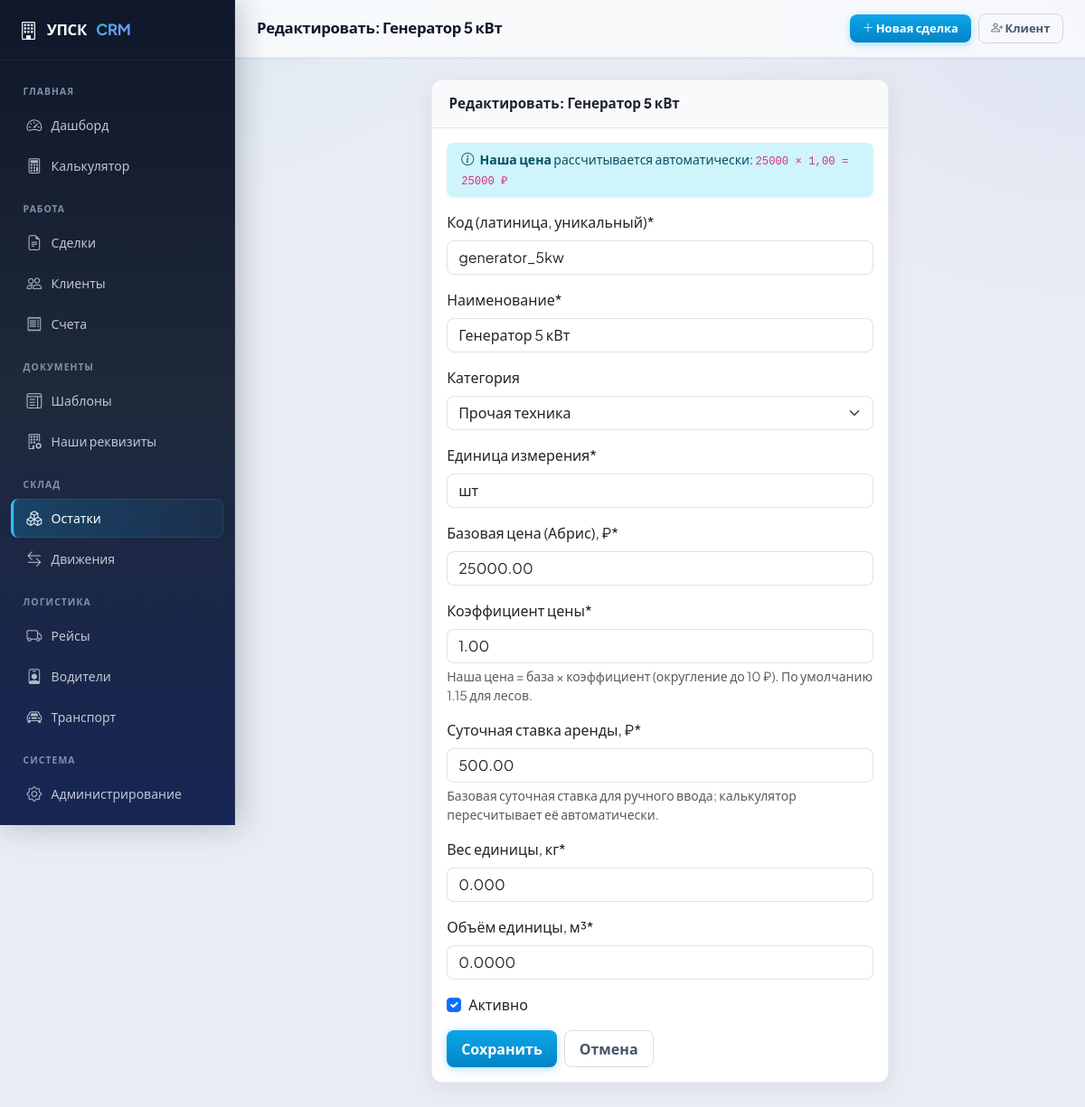
The app's page /equipment/types/11/edit/ with its own data.
### equipment/models.py (models this page shows, shortened)
class EquipmentType(models.Model):
    code = models.CharField('Код', max_length=50, unique=True)
    name = models.CharField('Наименование', max_length=200)
    category = models.ForeignKey(
        'pricing.EquipmentCategory', on_delete=models.SET_NULL,
        null=True, blank=True, related_name='equipment_types',
        verbose_name='Категория',
    )
    unit = models.CharField('Ед. изм.', max_length=20, default='шт')
    base_price = models.DecimalField(
        'Рыночная стоимость ед.', max_digits=10, decimal_places=2, default=0,
    )
    price_coefficient = models.DecimalField(
        'Коэффициент цены', max_digits=5, decimal_places=2, default=1.0,
    )
    daily_rental_rate = models.DecimalField(
        'Суточная ставка аренды (руб.)', max_digits=10, decimal_places=2, default=0,
    )
    weight_per_unit = models.DecimalField('Вес ед. (кг)', max_digits=8, decimal_places=3, default=0)
    volume_per_unit = models.DecimalField('Объём ед. (м3)', max_digits=8, decimal_places=4, default=0)
    is_active = models.BooleanField('Активно', default=True)
    class Meta:
        verbose_name = 'Тип оборудования'
        verbose_name_plural = 'Типы оборудования'
        ordering = ['name']
    @property
    def unit_price(self):
        price = float(self.base_price) * float(self.price_coefficient)
        return int(math.ceil(price / 10) * 10)

### pricing/models.py (models this page shows, shortened)
class EquipmentCategory(models.Model):
    name = models.CharField('Название', max_length=100)
    algorithm_code = models.CharField(
        'Алгоритм расчёта', max_length=50,
        choices=ALGORITHM_CHOICES, default='daily_rate',
    )
    deposit_pct_default = models.DecimalField(
        'Залог % (по умолч.)', max_digits=5, decimal_places=2, default=10,
    )
    use_city_coeff = models.BooleanField('Применять городской коэф.', default=True)
    is_active = models.BooleanField('Активна', default=True)
    ordering = models.IntegerField('Порядок', default=0)
    class Meta:
        verbose_name = 'Категория техники'
        verbose_name_plural = 'Категории техники'
        ordering = ['ordering', 'name']
    def __str__(self):
        return self.name

### equipment/views.py (the view)
# urls.py: path('types/<int:pk>/edit/', views.equipment_type_edit, name='equipment_type_edit'),
def equipment_type_edit(request, pk):
    eq_type = get_object_or_404(EquipmentType, pk=pk)
    if request.method == 'POST':
        form = EquipmentTypeForm(request.POST, instance=eq_type)
        if form.is_valid():
            form.save()
            messages.success(request, f'Тип оборудования «{eq_type.name}» обновлён.')
            return redirect('equipment_list')
    else:
        form = EquipmentTypeForm(instance=eq_type)
    return render(request, 'equipment/type_form.html', {
        'form': form,
        'eq_type': eq_type,
        'page_title': f'Редактировать: {eq_type.name}',
    })

### templates/equipment/type_form.html (shortened to what this page needs)
{% extends "base.html" %}
{% load crispy_forms_tags %}
{% block nav_warehouse %}active{% endblock %}
{% block content %}
<div class="row justify-content-center">
  <div class="col-lg-7">
    <div class="card">
      <div class="card-header"><strong>{{ page_title }}</strong></div>
      <div class="card-body">
        {% if eq_type %}
        <div class="alert alert-info small mb-3 py-2">
          <i class="bi bi-info-circle me-1"></i>
          <strong>Наша цена</strong> рассчитывается автоматически:
          <code>{{ eq_type.base_price|floatformat:0 }} × {{ eq_type.price_coefficient }} = {{ eq_type.unit_price }} ₽</code>
        </div>
        {% endif %}
        <form method="post">
          {{ form|crispy }}
          <div class="d-flex gap-2 mt-3">
            <button type="submit" class="btn btn-primary">Сохранить</button>
            <a href="{% url 'equipment_list' %}" class="btn btn-outline-secondary">Отмена</a>
          </div>
        </form>
      </div>
    </div>
  </div>
</div>
{% endblock %}

### static/css/app.css (style rules this page uses)
:root { --sidebar-width: 260px; --topbar-height: 64px; --radius-sm: 8px; --radius-md: 12px; --radius-lg: 16px; --shadow-sm: 0 1px 2px rgba(15, 23, 42, 0.06); --shadow-md: 0 4px 24px rgba(15, 23, 42, 0.08); --shadow-lg: 0 12px 40px rgba(15, 23, 42, 0.12); --surface: #ffffff; --surface-2: #f8fafc; --border: rgba(15, 23, 42, 0.08); --accent: #0ea5e9; --accent-hover: #0284c7; --sidebar-bg: linear-gradient(180deg, #0f172a 0%, #1e293b 48%, #172554 100%); --sidebar-border: rgba(255, 255, 255, 0.06); --text-muted-custom: #64748b; --body-bg: #e8edf3; --bs-body-font-family: "Plus Jakarta Sans", system-ui, -apple-system, "Segoe UI", Roboto, sans-serif; --bs-primary: #0ea5e9; --bs-primary-rgb: 14, 165, 233; --bs-link-color: #0284c7; --bs-border-radius: var(--radius-sm); --bs-card-border-radius: var(--radius-md); }
*, *::before, *::after { box-sizing: border-box; }
body { font-family: var(--bs-body-font-family); background: var(--body-bg); background-image: radial-gradient(ellipse 120% 80% at 0% -20%, rgba(14, 165, 233, 0.12), transparent 50%), radial-gradient(ellipse 80% 60% at 100% 0%, rgba(99, 102, 241, 0.08), transparent 45%); background-attachment: fixed; color: #0f172a; -webkit-font-smoothing: antialiased; }
.card { border: 1px solid var(--border); border-radius: var(--radius-md); box-shadow: var(--shadow-md); background: var(--surface); overflow: hidden; }
.card-header { background: var(--surface-2) !important; border-bottom: 1px solid var(--border); font-weight: 600; font-size: 0.95rem; padding: 0.9rem 1.15rem; }
.btn { font-weight: 600; border-radius: var(--radius-sm); padding: 0.45rem 1rem; }
.btn-primary { background: linear-gradient(180deg, #0ea5e9 0%, #0284c7 100%); border: none; box-shadow: 0 2px 8px rgba(14, 165, 233, 0.35); }
.btn-outline-secondary { border-color: rgba(15, 23, 42, 0.15); color: #475569; }
.form-control, .form-select { border-radius: var(--radius-sm); border-color: rgba(15, 23, 42, 0.12); }
.alert { border: none; border-radius: var(--radius-sm); box-shadow: var(--shadow-sm); }

### records on screen
EquipmentType: base_price "25000", price_coefficient "1,00", unit_price "25000", code "generator_5kw", name "Генератор 5 кВт", category "Прочая техника", unit "шт", base_price "25000.00", price_coefficient "1.00", daily_rental_rate "500.00", weight_per_unit "0.000", volume_per_unit "0.0000", is_active "☑"

### other values on screen
{{ page_title|default:"" }} "Редактировать: Генератор 5 кВт"
{{ page_title }} "Редактировать: Генератор 5 кВт"
